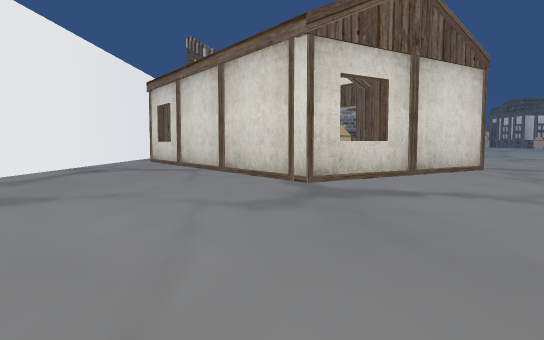
[1] (above)

24 first-person views from a walk through a Unity game level. The camera is 1.3 m above the floor, tilts 4° down and sees 70° across. The floor is counted in squares, 2 m on a side. Each view is taken from the middle of a square. On the plan, view 1 faces up. The plan holds only what a view shows up to about 11 squares ahead; the rest is blank. The place goes on beyond the plan. The player is left out. Some surface patterns are stand-ins.

[2]
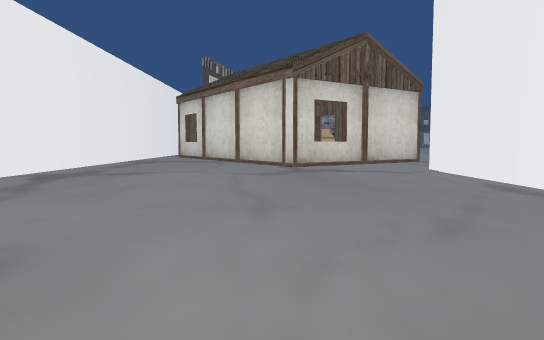

[3]
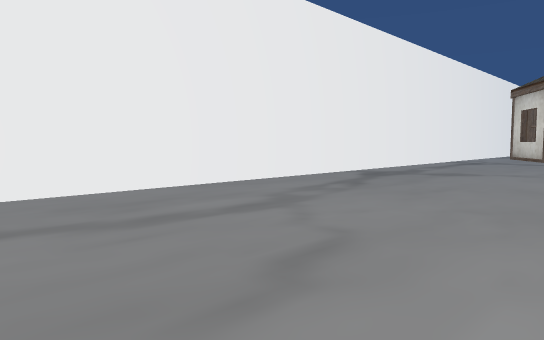

[4]
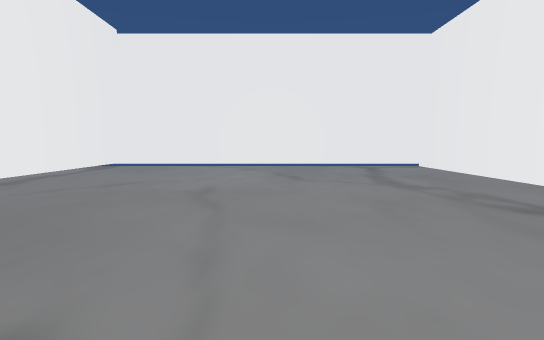

[5]
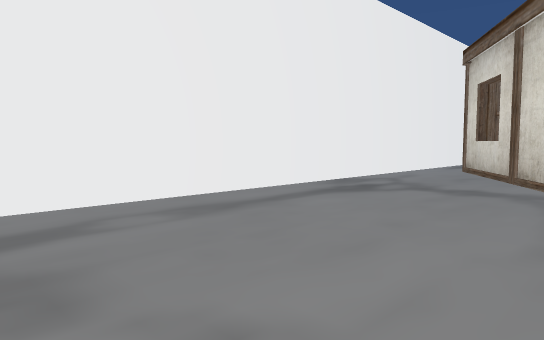

[6]
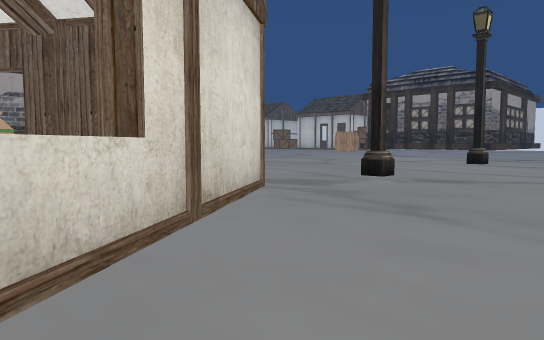

[7]
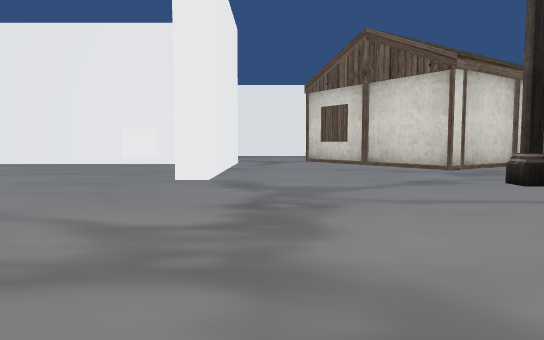

[8]
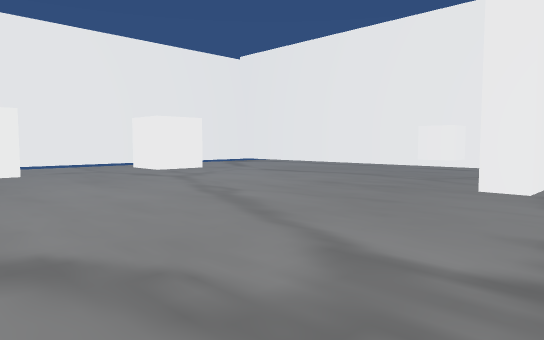

[9]
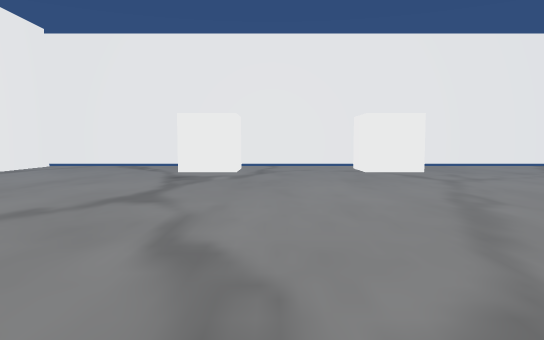

[10]
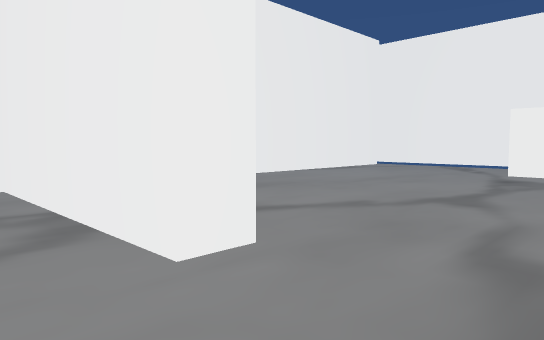

[11]
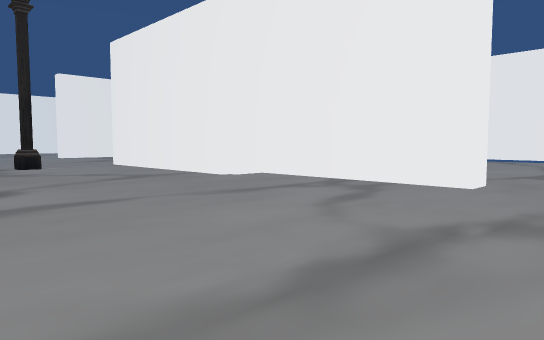

[12]
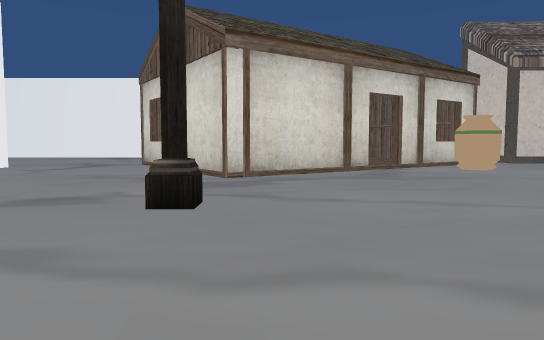

[13]
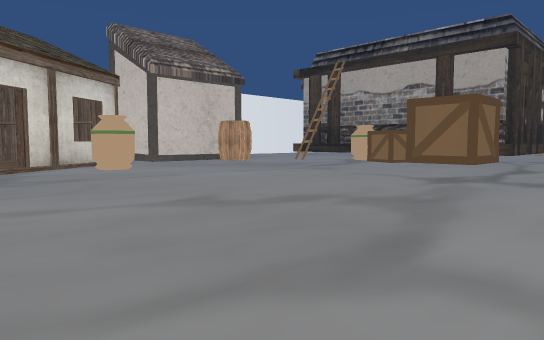

[14]
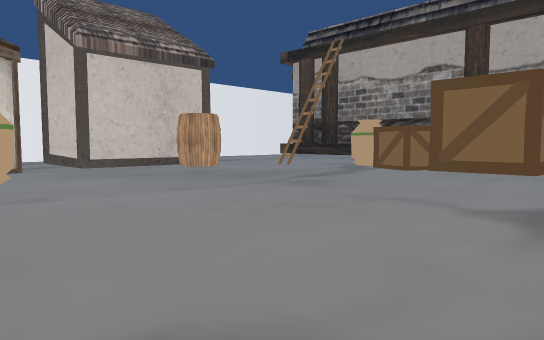

[15]
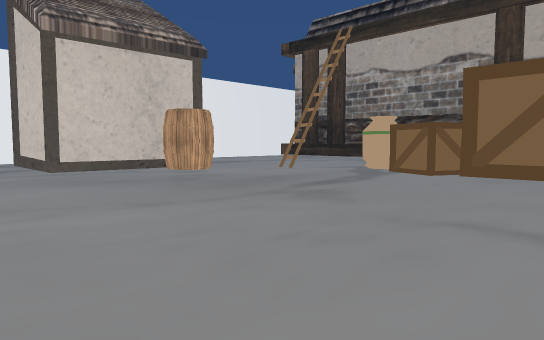

[16]
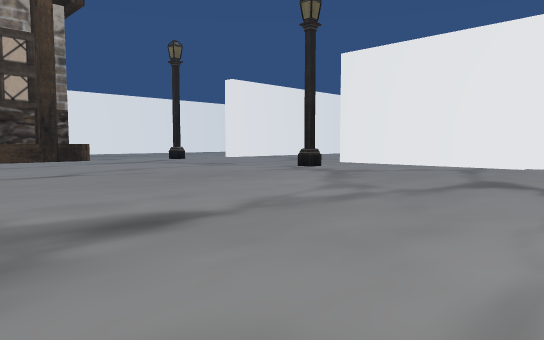

[17]
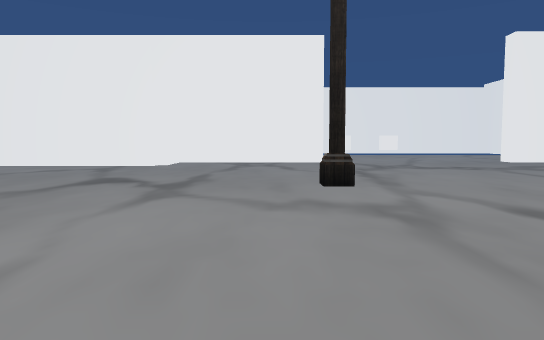

[18]
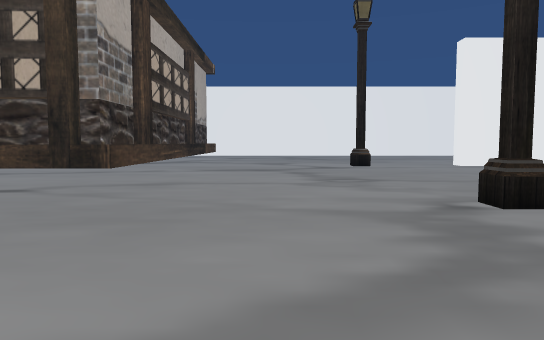

[19]
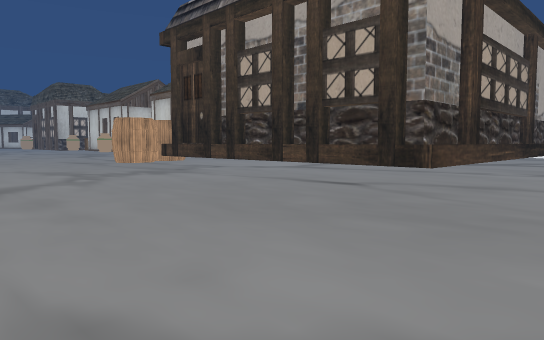

[20]
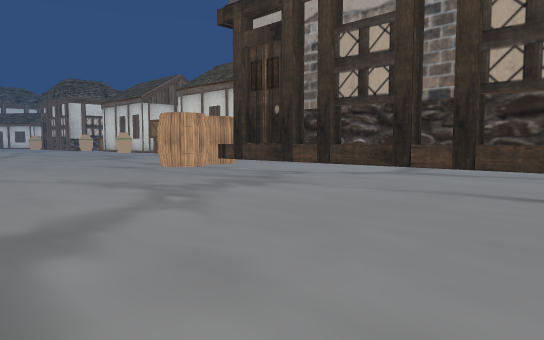

[21]
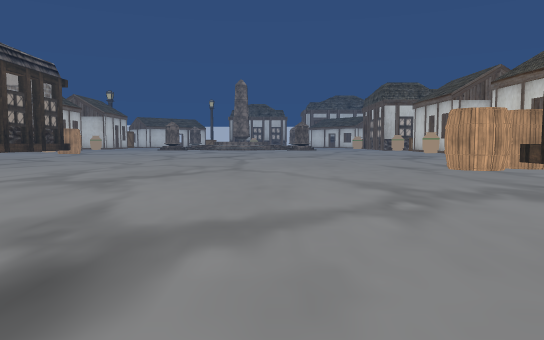

[22]
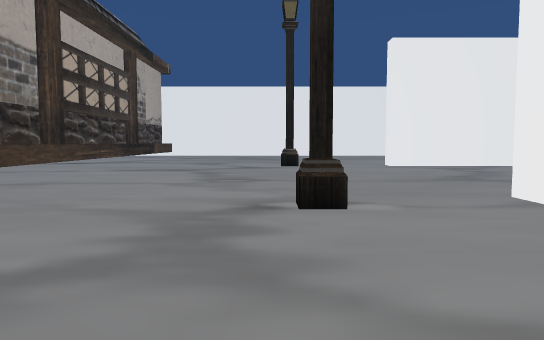

[23]
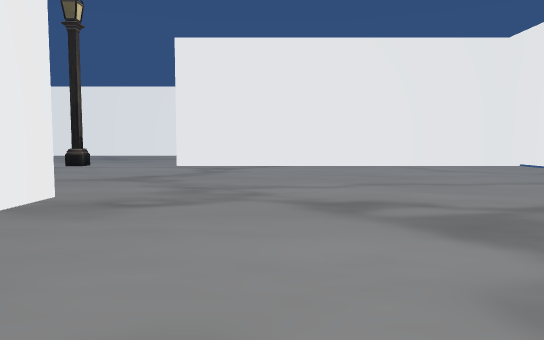

[24]
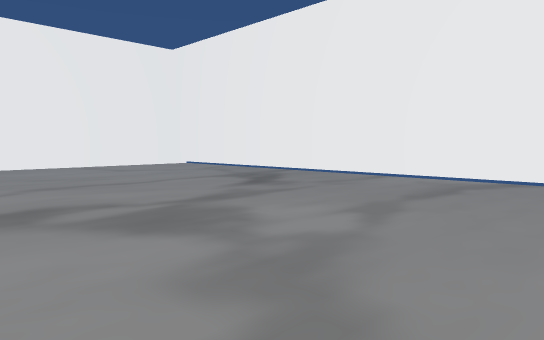

### Floor plan
Points are (right, up) in squares from view 1. A wall is a line through its corners. A room is listed if a view was taken in it or the views show most of it. See-through windows are left out.
Room 1 (views 1, 2, 3, 4, 5, 6)
walls: (3.2, 0.6) (3.2, 4.1); (2, 7.2) (0.6, 6.2) (-4.1, 13.1); (-5.1, 13) (-5.1, -5.5) (3.2, -5.5) (3.2, -1)
ways out: opening at (3, 5.5) to room 2
Room 2 (views 7, 8, 9, 10, 11, 12, 13, 14, 15, 16, 17, 18, 19, 20, 21, 22, 23, 24)
walls: (13.8, 9.2) (14.2, 9.2) (14.2, 8.7); (13.6, 3.5) (13.6, 4.1) (23.7, 4.1); (22.9, 6.2) (22.9, 6.7) (23.2, 6.7); (8.3, 8.8) (7.8, 8.8) (7.8, 9.2) (8.3, 9.2) (8.3, 8.8); (23.8, 3.6) (22.6, 3.6); (25.2, 12.6) (25.7, 12.6) (25.7, 14); (25.7, 14.4) (25.7, 15); (27.3, 11.9) (25.7, 11.9) (25.7, 12.3) (25.2, 12.3); (25.7, 15.5) (25.7, 16.8); (25.7, 17.3) (25.7, 17.8); (2.8, 12.4) (5, 9.2) (2, 7.2); (3.2, 4.1) (8.3, 4.1) (8.3, 3.5); (3.7, 2.5) (3.7, -2.2); (29.9, 6.3) (29.9, 6.8); (2.3, 13.3) (1.9, 13); (14.5, -5.5) (17.9, -5.5) (17.9, -0.4); (30.6, 11.6) (25.3, 11.6) (25.4, 20.4); (30.6, 11.9) (28.2, 11.9); (20.1, -5.5) (29.9, -5.5) (29.9, 3.8); (0.9, 15.2) (2.5, 12.9); (4.6, -5.5) (12.9, -5.5); (-0.4, 18.6) (-0.4, 17.6); (2.2, 22.7) (1.7, 22.8); (2.3, 23) (1.9, 23) (1.8, 22.5)
ways out: opening at (3, 5.5) to room 1; opening at (-1, 17); opening at (0, 19); opening at (1, 22.5)
objects: other object (2, 15) to (3, 15); other object (4, 23); box (5, 23) to (6, 23); white cube (7, 3); box (7, 23) to (8, 23); white cube (11, 2); white cube (13, 1); barrel (25, 21) to (25, 22); barrel (27, 22)

Where each view was taken, in squares from view 1:
view 1: 0 up, 0 right, facing up
view 2: 4 down, 0 right, facing up
view 3: 4 down, 0 right, facing up-left
view 4: 5 up, 1 left, facing down
view 5: 4 up, 1 left, facing up-left
view 6: 5 up, 1 right, facing up-right
view 7: 5 up, 14 right, facing left
view 8: 5 up, 13 right, facing down-left
view 9: 5 up, 12 right, facing down
view 10: 5 up, 12 right, facing down-right
view 11: 9 up, 12 right, facing down-right
view 12: 10 up, 12 right, facing left
view 13: 11 up, 12 right, facing up-left
view 14: 14 up, 10 right, facing up-left
view 15: 15 up, 9 right, facing up-left
view 16: 15 up, 16 right, facing down-right
view 17: 15 up, 15 right, facing down
view 18: 9 up, 19 right, facing right
view 19: 9 up, 19 right, facing up-right
view 20: 12 up, 19 right, facing up-right
view 21: 12 up, 20 right, facing up
view 22: 7 up, 19 right, facing right
view 23: 1 up, 19 right, facing right
view 24: 1 up, 19 right, facing down-right
